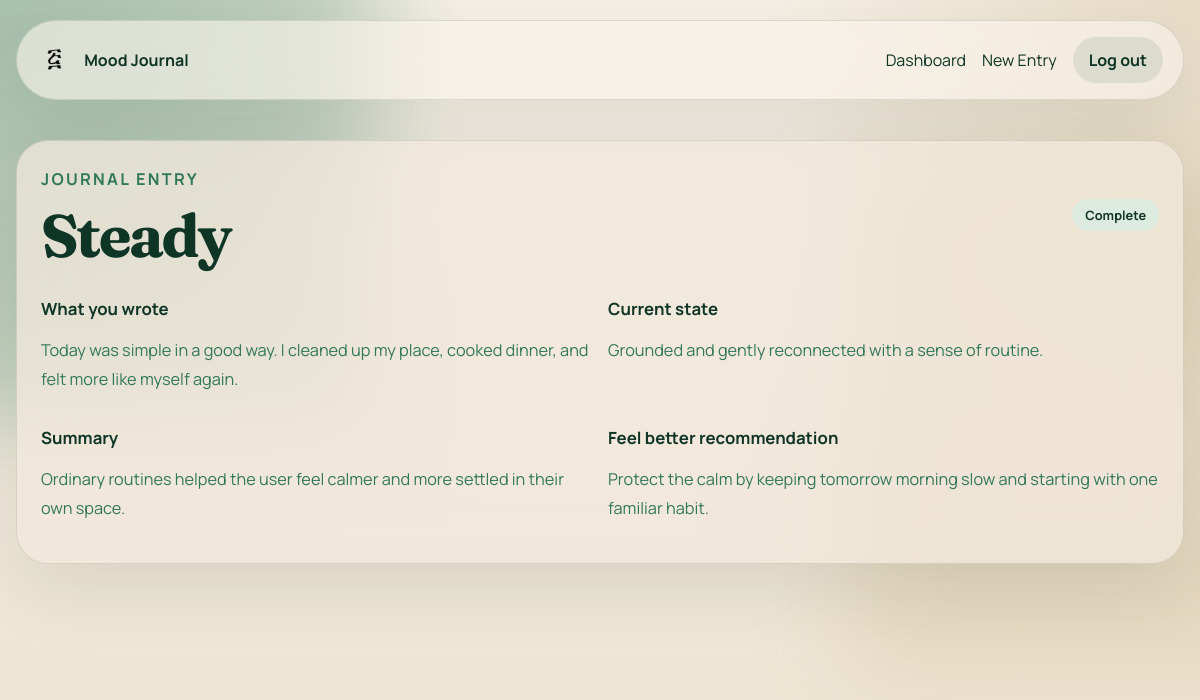
The page /journal/13 (signed in) on the database its author committed.
### tables this page shows
CREATE TABLE journal_entries (
    id INTEGER PRIMARY KEY AUTOINCREMENT,
    user_id INTEGER NOT NULL,
    raw_text TEXT NOT NULL,
    tone TEXT,
    current_state TEXT,
    summary TEXT,
    feel_better_recommendation TEXT,
    safety_note TEXT,
    analysis_status TEXT NOT NULL DEFAULT 'pending',
    created_at TIMESTAMP NOT NULL DEFAULT CURRENT_TIMESTAMP,
    updated_at TIMESTAMP NOT NULL DEFAULT CURRENT_TIMESTAMP,
    FOREIGN KEY (user_id) REFERENCES users (id) ON DELETE CASCADE
);

### app/journal.py (the view)
@journal_bp.route("/<int:entry_id>")
@login_required
def entry_detail(entry_id):
    entry = get_db().execute(
        """
        SELECT *
        FROM journal_entries
        WHERE id = ? AND user_id = ?
        """,
        (entry_id, g.user["id"]),
    ).fetchone()
    if entry is None:
        flash("That entry could not be found.", "error")
        return redirect(url_for("journal.dashboard"))
    return render_template("journal/detail.html", entry=entry)

### app/auth.py (called while the page is built)
def login_required(view):
    @wraps(view)
    def wrapped_view(**kwargs):
        if g.user is None:
            return redirect(url_for("auth.login"))
        return view(**kwargs)
    return wrapped_view

### app/db.py (called while the page is built)
def get_db():
    if "db" not in g:
        database_path = Path(current_app.config["DATABASE"])
        database_path.parent.mkdir(parents=True, exist_ok=True)
        g.db = sqlite3.connect(database_path)
        g.db.row_factory = sqlite3.Row
        g.db.execute("PRAGMA foreign_keys = ON")
    return g.db

### app/templates/journal/detail.html (shortened to what this page needs)
{% extends "base.html" %}
{% block content %}
  <section class="detail-layout">
    <article class="panel detail-panel">
      <div class="detail-head">
        <div>
          <p class="eyebrow">Journal entry</p>
          <h1>{{ entry["tone"] }}</h1>
        </div>
        <span class="status-pill status-{{ entry['analysis_status'] }}">{{ entry["analysis_status"].replace('_', ' ') }}</span>
      </div>
      <div class="detail-grid">
        <section>
          <h2>What you wrote</h2>
          <p class="longform">{{ entry["raw_text"] }}</p>
        </section>
        <section>
          <h2>Current state</h2>
          <p>{{ entry["current_state"] }}</p>
        </section>
        <section>
          <h2>Summary</h2>
          <p>{{ entry["summary"] }}</p>
        </section>
        <section>
          <h2>Feel better recommendation</h2>
          <p>{{ entry["feel_better_recommendation"] }}</p>
        </section>
      </div>
    </article>
  </section>
{% endblock %}

### app/static/style.css (style rules this page uses)
:root { --bg: #f2e9dc; --surface: rgba(242, 233, 220, 0.74); --surface-strong: rgba(248, 242, 234, 0.9); --surface-border: rgba(15, 53, 39, 0.12); --text: #0f3527; --muted: #31785a; --accent: #19513c; --accent-soft: #dce8df; --success: #dceadf; --warning: #e6d4a2; --shadow: 0 24px 70px rgba(15, 53, 39, 0.1); --radius-xl: 32px; --radius-lg: 24px; --radius-md: 18px; }
* { box-sizing: border-box; }
body { margin: 0; min-height: 100vh; font-family: "Manrope", sans-serif; color: var(--text); background: radial-gradient(circle at top left, rgba(49, 120, 90, 0.22), transparent 32%), radial-gradient(circle at top right, rgba(195, 168, 115, 0.28), transparent 30%), linear-gradient(180deg, #f6f0e6 0%, #ede3d1 100%); }
.hero, .dashboard-hero, .composer-layout, .detail-layout { display: grid; gap: 2rem; }
.hero-copy h1, .dashboard-hero h1, .composer-copy h1, .detail-head h1 { margin: 0; font-family: "Fraunces", serif; font-size: clamp(2.5rem, 5vw, 4.6rem); line-height: 0.98; letter-spacing: -0.04em; }
.detail-layout { grid-template-columns: 1fr; }
.eyebrow { margin: 0 0 0.8rem; text-transform: uppercase; letter-spacing: 0.14em; font-size: 0.78rem; font-weight: 700; color: var(--muted); }
.lede, .hero-copy p, .composer-copy p, .dashboard-hero p, .detail-panel p { color: var(--muted); font-size: 1.02rem; line-height: 1.75; }
.panel { border: 1px solid var(--surface-border); border-radius: var(--radius-xl); padding: 1.5rem; background: var(--surface); backdrop-filter: blur(24px); box-shadow: var(--shadow); }
.panel-header h2, .feature-card h2, .empty-state h2, .note-panel h2, .detail-grid h2, .safety-card h2 { margin: 0 0 0.4rem; font-size: 1.05rem; }
.feature-list, .entry-grid, .detail-grid, .admin-stat-grid, .admin-grid { display: grid; gap: 1rem; }
.detail-grid { grid-template-columns: repeat(2, minmax(0, 1fr)); margin-top: 2rem; }
.entry-card-head, .entry-card-foot, .detail-head { display: flex; justify-content: space-between; gap: 1rem; align-items: center; }
.status-pill { display: inline-flex; align-items: center; padding: 0.45rem 0.8rem; border-radius: 999px; font-size: 0.8rem; font-weight: 700; text-transform: capitalize; background: rgba(25, 81, 60, 0.12); }
.status-complete { background: #dceadf; }
.longform { white-space: pre-wrap; }

### rows shown on the page
journal_entries: tone "Steady", analysis_status.replace "Complete", raw_text "Today was simple in a good way. I cleaned up my place, cooked dinner, and felt more like myself again.", current_state "Grounded and gently reconnected with a sense of routine.", summary "Ordinary routines helped the user feel calmer and more settled in their own space.", feel_better_recommendation "Protect the calm by keeping tomorrow morning slow and starting with one familiar habit."
